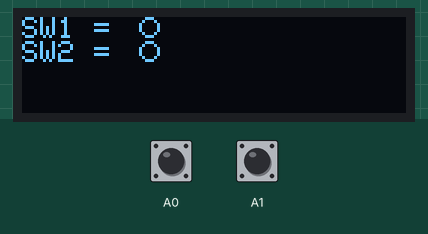
The sketch below on a simulated Arduino Uno, built with avr-gcc and run on an emulated ATmega328P. Shown: 128×32 one-colour display. The test bench sets the inputs (shaded band); at power-on: A0 HIGH, A1 HIGH. What the sketch prints to the serial monitor is not drawn.

Above: at 1.2 s.
1.3 s: A0 pulled LOW for 0.15 s
At 1.39 s:
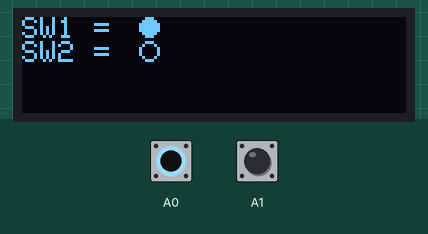
2.9 s: A1 pulled LOW for 0.15 s
At 2.99 s:
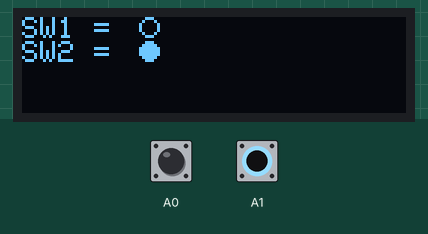
4.5 s: A1 pulled LOW for 3.2 s
9.2 s: A0 pulled LOW for 3.2 s
At 9.5 s:
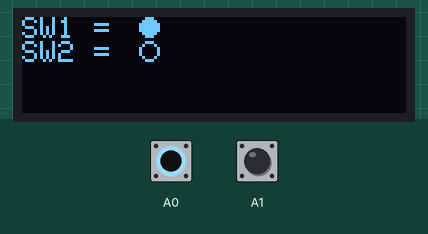
Timing chart, 0 to 12.2 s (numbered marks = the images above; inputs shaded):
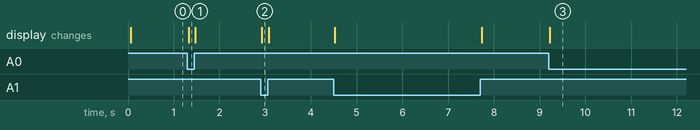

The sketch:

6-1.ino
```cpp
#include <SPI.h>
#include <Wire.h>
#include <Adafruit_GFX.h>
#include <Adafruit_SSD1306.h>

Adafruit_SSD1306 display = Adafruit_SSD1306(128, 32, &Wire);
void setup() {
  Serial.begin(9600);

  Serial.println("OLED FeatherWing test");
  // SSD1306_SWITCHCAPVCC = generate display voltage from 3.3V internally
  display.begin(SSD1306_SWITCHCAPVCC, 0x3C); // Address 0x3C for 128x32

  Serial.println("OLED begun");

  // Show image buffer on the display hardware.
  // Since the buffer is intialized with an Adafruit splashscreen
  // internally, this will display the splashscreen.
  // Clear the buffer.
  display.clearDisplay();
  display.display();
  pinMode(A0,INPUT_PULLUP);
   pinMode(A1,INPUT_PULLUP);
}

void loop() {
  int a=digitalRead(A0);
  int b=digitalRead(A1);

   if(a==0)
  {
  display.clearDisplay();
  // text display tests
  display.setTextSize(1);
  display.setTextColor(SSD1306_WHITE);
  display.setCursor(0,0);
  display.println("SW1 =      ");
  display.print("SW2 =      ");
  display.setCursor(0,0);
  display.fillCircle(42,3,3,WHITE);
  display.drawCircle(42,11,3,WHITE);
  }
  if(a==1)
  {
     display.clearDisplay();
    // text display tests
  display.setTextSize(1);
  display.setTextColor(SSD1306_WHITE);
  display.setCursor(0,0);
  display.println("SW1 =      ");
  display.print("SW2 =      ");
  display.setCursor(0,0);
  display.drawCircle(42,3,3,WHITE);
   display.drawCircle(42,11,3,WHITE);

  }
  if(b==0)
  {
     display.clearDisplay();
  // text display tests
  display.setTextSize(1);
  display.setTextColor(SSD1306_WHITE);
  display.setCursor(0,0);
  display.println("SW1 =      ");
  display.print("SW2 =      ");
  display.setCursor(0,0);
  display.fillCircle(42,11,3,WHITE);
    display.drawCircle(42,3,3,WHITE);
  }
  if(b==1)
  {

    // text display tests
  display.setTextSize(1);
  display.setTextColor(SSD1306_WHITE);
  display.setCursor(0,0);
  display.println("SW1 =      ");
  display.print("SW2 =      ");
  display.setCursor(0,0);
  display.drawCircle(42,11,3,WHITE);
   display.drawCircle(42,3,3,WHITE);
  }
  display.setCursor(0,0);
  display.display(); // actually display all of the above
}
```

Measured:
- after the input at 1.3 s, the display: changes at once (image 1)
- after the input at 2.9 s, the display: changes at once (image 2)
- after the input at 9.2 s, the display: changes at once (image 3)
